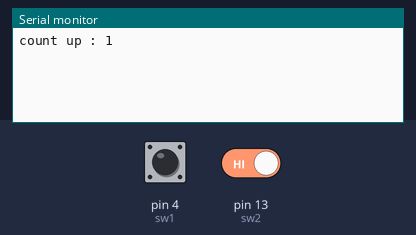
A sketch run on a simulated Arduino Uno, built with avr-gcc and run on an emulated ATmega328P. Parts: the last lines printed to the serial monitor. Inputs (shaded band) come from the test bench; at power-on: pin 4 (sw1) LOW, pin 13 (sw2) HIGH.

Above: at 1.2 s.
1.3 s: pin 4 (sw1) pulled HIGH for 0.15 s
At 2.2 s:
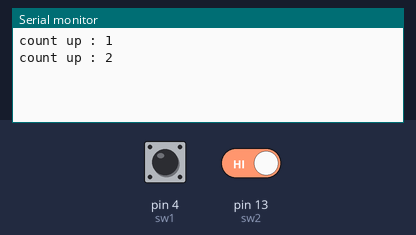
2.9 s: pin 4 (sw1) pulled HIGH for 1 s
At 4.7 s:
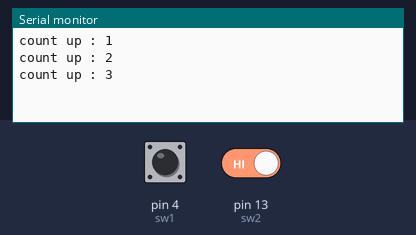
5.4 s: pin 4 (sw1) driven HIGH and pin 13 (sw2) driven LOW
At 5.8 s:
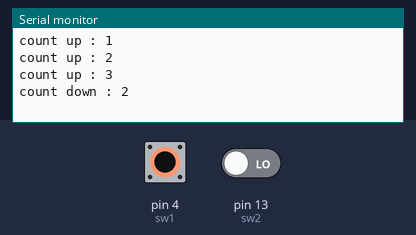

Measured:
- after the input at 1.3 s, the serial monitor: prints a new line after 0.20 s (image 1)
- after the input at 2.9 s, the serial monitor: prints a new line after 1.1 s (image 2)
- after the input at 5.4 s, the serial monitor: prints a new line after 0.05 s (image 3)

The sketch:

sw_count.ino
```cpp
#define sw1 4
#define sw2 13
int count=0;
void setup() {
  Serial.begin(9600);
  pinMode(sw1,INPUT);
  pinMode(sw2,INPUT);


}
void add(){
  if (digitalRead(sw1)==0){
    delay(50);
    if (digitalRead(sw1)==0){
      if(count==99){count=-1;}
        count++;
        Serial.print("count up : ");
        Serial.println(count);
  }
  while(digitalRead(sw1)==0){}
}
}
void sub(){
  if (digitalRead(sw2)==0){
    delay(50);
    if (digitalRead(sw2)==0){
      if(count==0){count=100;}
        count--;
        Serial.print("count down : ");
        Serial.println(count);
  }
  while(digitalRead(sw2)==0){}
}
}

void loop() {
  sub();
  add();
}
```
